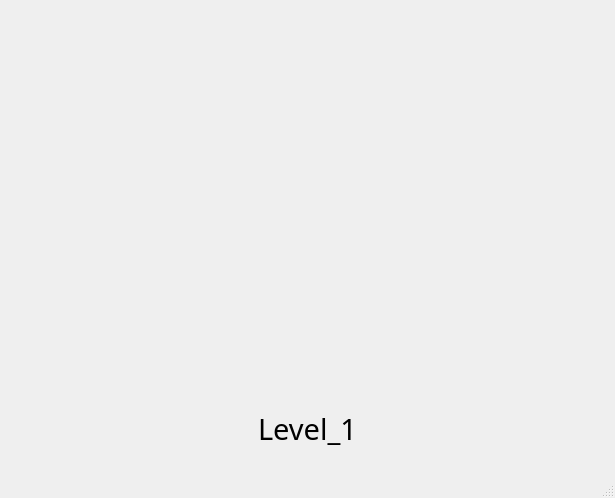
<?xml version="1.0" encoding="UTF-8"?>
<ui version="4.0">
 <class>MainWindow</class>
 <widget class="QMainWindow" name="MainWindow">
  <property name="geometry">
   <rect>
    <x>0</x>
    <y>0</y>
    <width>615</width>
    <height>498</height>
   </rect>
  </property>
  <property name="windowTitle">
   <string>MainWindow</string>
  </property>
  <widget class="QWidget" name="centralwidget">
   <layout class="QVBoxLayout" name="verticalLayout">
    <item>
     <layout class="QHBoxLayout" name="horizontalLayout">
      <item>
       <spacer name="horizontalSpacer">
        <property name="orientation">
         <enum>Qt::Horizontal</enum>
        </property>
        <property name="sizeHint" stdset="0">
         <size>
          <width>40</width>
          <height>20</height>
         </size>
        </property>
       </spacer>
      </item>
      <item>
       <widget class="QLabel" name="innotech_min">
        <property name="minimumSize">
         <size>
          <width>120</width>
          <height>70</height>
         </size>
        </property>
        <property name="maximumSize">
         <size>
          <width>16777215</width>
          <height>70</height>
         </size>
        </property>
        <property name="font">
         <font>
          <family>Segoe UI Black</family>
          <pointsize>21</pointsize>
          <weight>75</weight>
          <bold>true</bold>
          <underline>false</underline>
         </font>
        </property>
        <property name="text">
         <string/>
        </property>
        <property name="alignment">
         <set>Qt::AlignRight|Qt::AlignTrailing|Qt::AlignVCenter</set>
        </property>
       </widget>
      </item>
     </layout>
    </item>
    <item>
     <widget class="QLabel" name="level_img">
      <property name="minimumSize">
       <size>
        <width>120</width>
        <height>300</height>
       </size>
      </property>
      <property name="maximumSize">
       <size>
        <width>16777215</width>
        <height>300</height>
       </size>
      </property>
      <property name="font">
       <font>
        <family>Segoe UI Black</family>
        <pointsize>21</pointsize>
        <weight>75</weight>
        <bold>true</bold>
        <underline>false</underline>
       </font>
      </property>
      <property name="text">
       <string/>
      </property>
      <property name="scaledContents">
       <bool>true</bool>
      </property>
      <property name="alignment">
       <set>Qt::AlignRight|Qt::AlignTrailing|Qt::AlignVCenter</set>
      </property>
     </widget>
    </item>
    <item>
     <layout class="QHBoxLayout" name="horizontalLayout_2">
      <item>
       <spacer name="horizontalSpacer_2">
        <property name="orientation">
         <enum>Qt::Horizontal</enum>
        </property>
        <property name="sizeHint" stdset="0">
         <size>
          <width>40</width>
          <height>20</height>
         </size>
        </property>
       </spacer>
      </item>
      <item>
       <widget class="QLabel" name="level">
        <property name="font">
         <font>
          <family>Siemens AD Sans</family>
          <pointsize>22</pointsize>
         </font>
        </property>
        <property name="text">
         <string>Level_1</string>
        </property>
        <property name="alignment">
         <set>Qt::AlignCenter</set>
        </property>
       </widget>
      </item>
      <item>
       <spacer name="horizontalSpacer_3">
        <property name="orientation">
         <enum>Qt::Horizontal</enum>
        </property>
        <property name="sizeHint" stdset="0">
         <size>
          <width>40</width>
          <height>20</height>
         </size>
        </property>
       </spacer>
      </item>
     </layout>
    </item>
   </layout>
  </widget>
  <widget class="QMenuBar" name="menubar">
   <property name="geometry">
    <rect>
     <x>0</x>
     <y>0</y>
     <width>615</width>
     <height>26</height>
    </rect>
   </property>
  </widget>
  <widget class="QStatusBar" name="statusbar"/>
 </widget>
 <resources/>
 <connections/>
</ui>
